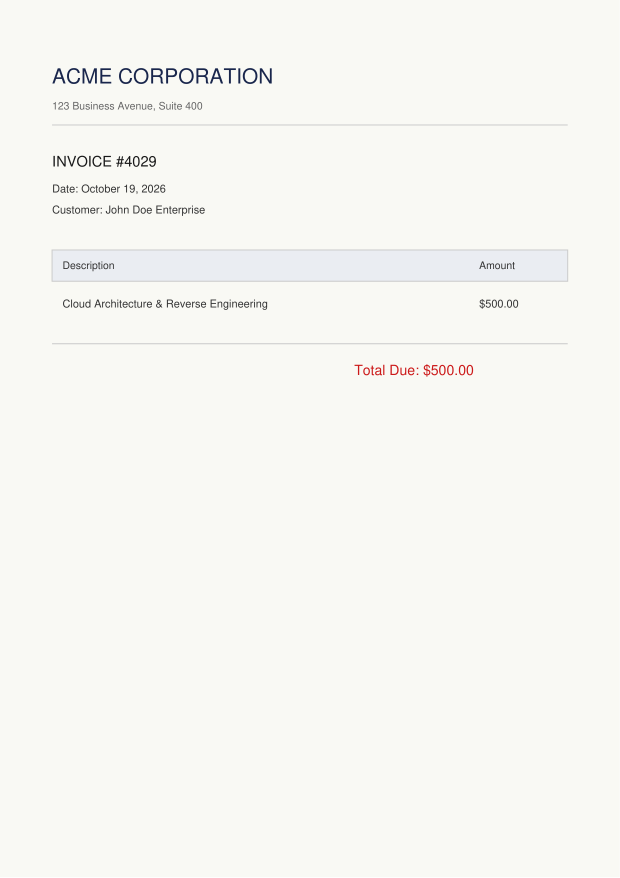
#> input picture sample_invoice.png, 1240 x 1755 px (shown at 1/2 size)
$ python -i watermark_engine.py   (imports and definitions only)
#> lines starting #> are read from the running program, lines starting #| are printed output that depends on the picture; after the words box and inside, x2 and y2 are one past the last pixel; in counts of white or black regions, pixels touching at a corner belong together
#> further down, picture is the input picture: PIL image 1240x1755 RGB; mean R, G, B 247.2, 247.2, 242.6
"""
Universal Watermark & Document Sanitizer Engine.
Designed to pair with Ghost PDF Studio (pdf_engine).

Capabilities:
1. PDF Universal Watermark Purge:
   - Stream-level marked content excision (/CPDFSTAMP, /Artifact, /Watermark).
   - Form XObject & /SMask dissection and stream unlinking.
   - Vector drawing path scrubbing (Bézier curves, transparent diagonal banners).
   - Low-contrast / faint-opacity background text neutralization.
   - Scanned page raster watermark filtering (color/gray bleach & paper flat-fielding).
   - OCG layer & annotation stamp stripping.
   - Tracking metadata clearing.
2. Microsoft Office Document Sanitization:
   - DOCX: WordArt VML shapes, PowerPlusWatermarkObject, and DrawingML watermarks.
   - PPTX: Master slide & layout watermark shapes.
   - XLSX: Worksheet background picture watermarks.
3. Physical Paper Tracking Dot Neutralizer:
   - Erases Machine Identification Codes (MIC / Yellow laser printer tracking dots).
4. Digital Steganography Disruptor:
   - 2D FFT phase dithering & LSB payload clearing.
5. Content-Aware Texture Inpainting:
   - Harmonic Laplacian diffusion for visible stamps, logos, and overlays.
6. Unified Auto-Routing Controller:
   - Automatically sanitizes PDF, DOCX, PPTX, XLSX, and standalone images.
"""

import os
import sys
import re
import math
import argparse
import json
import io
import zipfile
from typing import Union, List, Tuple, Dict, Any, Optional

import numpy as np
from PIL import Image, ImageFilter, ImageOps
import pymupdf

# Common academic & document watermark text tokens
DEFAULT_WATERMARK_KEYWORDS = [
    "confidential", "draft", "sample", "watermark", "preview",
    "do not copy", "proprietary", "copyright", "strictly private",
    "internal use only", "for evaluation only", "downloaded from",
    "arxiv:", "ieeexplore", "researchgate", "springer", "sciencedirect",
    "getmyuni", "studocu", "coursehero", "chegg", "scribd"
]


class PaperSanitizer:
    """
    Physical document and scan sanitization.
    Specializes in neutralizing Machine Identification Codes (MIC / Yellow laser printer tracking dots),
    flattening uneven scanner shadows / paper tints, and bleaching scanned raster watermarks.
    """

    # [121 lines left out: functions remove_printer_tracking_dots, flatten_scanner_background, bleach_scanned_watermarks, not called in this run]


class SteganographySanitizer:
    """
    Neutralizes invisible digital watermarks and steganographic payloads.
    Targets frequency-domain markers (SynthID, RivaGAN, DWT/DCT spread-spectrum)
    and spatial payloads (LSB steganography) with zero visible loss of fidelity.
    """

    # [58 lines left out: functions neutralize_frequency_watermarks, clear_lsb_payload, not called in this run]


class ExemplarPatchInpainter:
    """
    Advanced Content-Aware Inpainter with Texture-Aware Exemplar Synthesis.
    Combines global harmonic diffusion (which solves global illumination and gradient matching)
    with exemplar micro-texture synthesis from surrounding unmasked boundary neighborhoods,
    preventing plastic blur on textured surfaces (fabrics, paper grain, wood, grass).
    """

    # [60 lines left out: function inpaint, not called in this run]


class InpaintingSanitizer:
    """
    Content-Aware Inpainting for visible stamps, logos, and overlays.
    Wraps ExemplarPatchInpainter for backwards compatibility.
    """

    @staticmethod
    def inpaint(image: Image.Image, mask: np.ndarray, iterations: int = 15) -> Image.Image:
        return ExemplarPatchInpainter.inpaint(image, mask, iterations=iterations)


class AutoWatermarkDetector:
    """
    Zero-Click Automated Watermark Detector for Single Images.
    Detects watermark regions without requiring user coordinates:
    1. Corner watermark badges, timestamps, and app logos (e.g. TikTok, Shot on OnePlus).
    2. Stock photo diagonal lattices and repeating watermark grids (Shutterstock, Getty, iStock).
    3. High-contrast / high-frequency text overlays.
    """

    @staticmethod
    def detect_corner_watermarks(image: Image.Image, margin_pct: float = 0.35) -> np.ndarray:
        """
        Scans all 4 image corners for localized logos, timestamps, and copyright stamps.
        Differentiates between thin text/logo character strokes (e.g. download.jfif)
        and solid opaque badge overlays (e.g. YouTube banner, date plaque).
        Returns a binary mask (uint8: 0 or 255) of detected corner watermarks.
        """
#> called with margin_pct = 0.35
        img_gray = image.convert("L")
        w, h = image.size
#> w = 1240; h = 1755
        arr_gray = np.array(img_gray, dtype=np.float32)
        mask = np.zeros((h, w), dtype=np.uint8)

        mw = int(w * margin_pct)
#> mw = 434
        mh = int(h * margin_pct)
#> mh = 614

        corners = [
            (0, 0, mw, mh),                 # Top-left
            (w - mw, 0, w, mh),             # Top-right
            (0, h - mh, mw, h),             # Bottom-left
            (w - mw, h - mh, w, h),         # Bottom-right (most common)
        ]

        # Saturation map to isolate neutral/achromatic watermark stamps from colorful photo textures
        if image.mode in ('RGB', 'RGBA'):
            im_rgb = np.array(image.convert('RGB'), dtype=np.float32)
            max_c = np.max(im_rgb, axis=2)
            min_c = np.min(im_rgb, axis=2)
            sat = np.where(max_c > 0, (max_c - min_c) / (max_c + 1e-5), 0.0)
        else:
            sat = np.zeros((h, w), dtype=np.float32)

        # Morphological Top-Hat for thin character strokes (logos, copyright, text)
        opened = img_gray.filter(ImageFilter.MinFilter(3)).filter(ImageFilter.MaxFilter(3))
        wth = arr_gray - np.array(opened, dtype=np.float32)

        closed = img_gray.filter(ImageFilter.MaxFilter(3)).filter(ImageFilter.MinFilter(3))
        bth = np.array(closed, dtype=np.float32) - arr_gray

        # Morphological gradient for solid badge / banner detection
        dilated = np.array(img_gray.filter(ImageFilter.MaxFilter(5)), dtype=np.float32)
        eroded = np.array(img_gray.filter(ImageFilter.MinFilter(5)), dtype=np.float32)
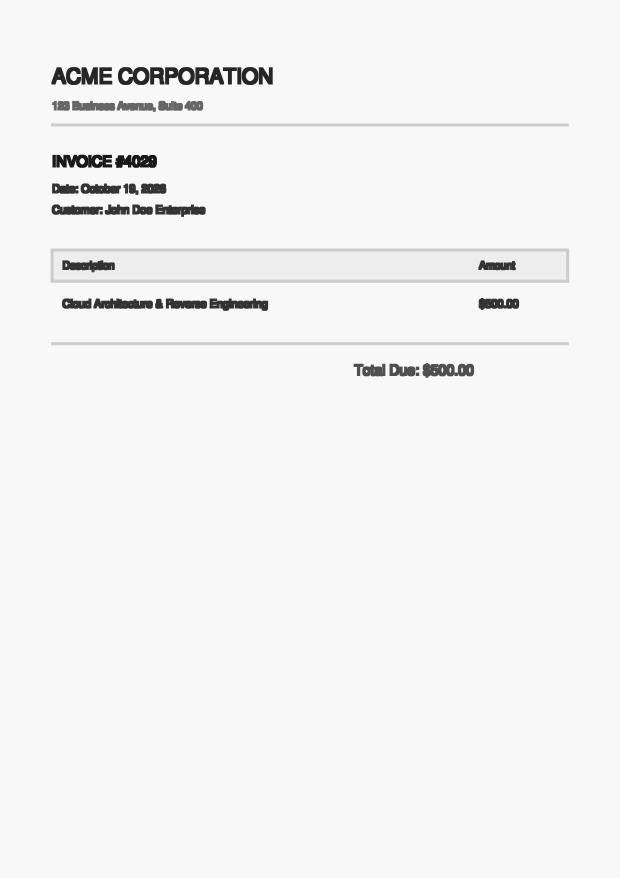
#> eroded: shape (1755, 1240) float32 (shown at 1/2 size); min 25, max 248, mean 243.5
        morph_grad = dilated - eroded
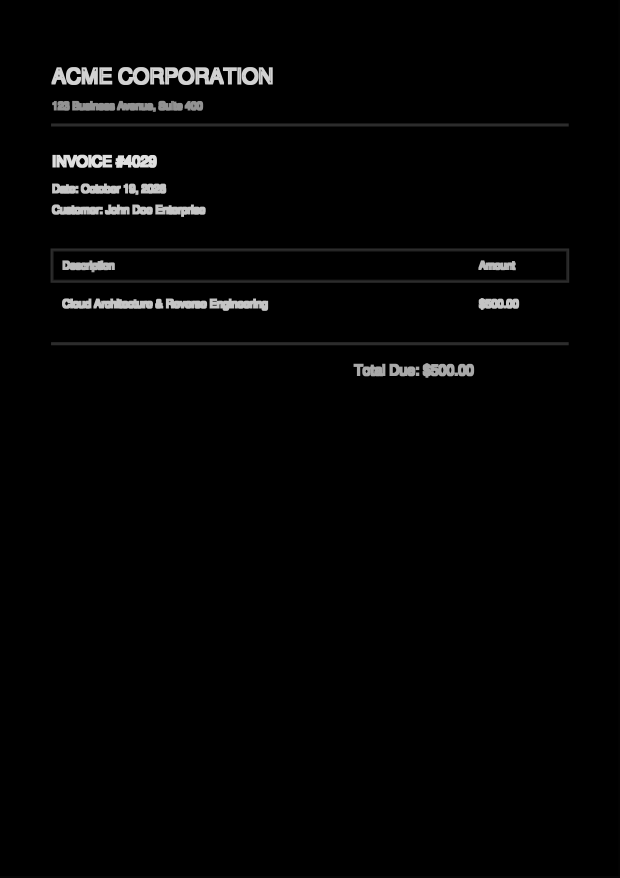
#> morph_grad: shape (1755, 1240) float32 (shown at 1/2 size); min 0, max 223, mean 4.2
        global_mean_grad = float(np.mean(morph_grad))
#> global_mean_grad = 4.19

        min_strokes = max(60, int(w * h * 0.0015))
#> min_strokes = 3264

        for x0, y0, x1, y1 in corners:
            c_wth = wth[y0:y1, x0:x1]
            c_bth = bth[y0:y1, x0:x1]
            c_gray = arr_gray[y0:y1, x0:x1]
            c_sat = sat[y0:y1, x0:x1]

            # 1. Stroke watermark detection (bright or dark neutral text/logo strokes)
            bright_strokes = (c_wth > 28.0) & (c_gray > 160.0) & (c_sat < 0.28)
            dark_strokes = (c_bth > 28.0) & (c_gray < 90.0) & (c_sat < 0.28)
            c_strokes = bright_strokes | dark_strokes

            stroke_count = int(np.sum(c_strokes))
            if stroke_count >= min_strokes and stroke_count < (mw * mh * 0.40):
                cand_img = Image.fromarray((c_strokes * 255).astype(np.uint8))
                dilated_strokes = np.array(cand_img.filter(ImageFilter.MaxFilter(5)))
                mask[y0:y1, x0:x1] = np.maximum(mask[y0:y1, x0:x1], dilated_strokes)
                continue

            # 2. Solid badge watermark detection (e.g. solid opaque rectangle/banner)
            c_grad = morph_grad[y0:y1, x0:x1]
            threshold = max(24.0, global_mean_grad * 1.5)
            c_mask = c_grad > threshold
            if np.sum(c_mask) >= 15:
                ys, xs = np.where(c_mask)
                cy0, cy1 = int(np.min(ys)), int(np.max(ys))
                cx0, cx1 = int(np.min(xs)), int(np.max(xs))
                cluster_w = cx1 - cx0
                cluster_h = cy1 - cy0
                if cluster_w > 8 and cluster_h > 8 and (cluster_w * cluster_h) < (w * h * 0.25):
                    pad_in = min(3, cluster_w // 4, cluster_h // 4)
                    badge_interior = c_gray[cy0 + pad_in : cy1 - pad_in + 1, cx0 + pad_in : cx1 - pad_in + 1]
                    if badge_interior.size > 0 and np.std(badge_interior) < 22.0:
                        pad = 3
                        by0 = max(0, y0 + cy0 - pad)
                        by1 = min(h, y0 + cy1 + pad + 1)
                        bx0 = max(0, x0 + cx0 - pad)
                        bx1 = min(w, x0 + cx1 + pad + 1)
                        mask[by0:by1, bx0:bx1] = 255
#> this loop made 4 passes
#> (stroke_count, cy0, cy1, cx0, cx1, cluster_w, cluster_h, pad_in) on pass 2: (694, 247, 613, 0, 331, 331, 366, 3)
#> stroke_count on passes 1, 3, 4: 5690, 0, 0
#> pass 1, in detect_corner_watermarks, `c_wth = wth[y0:y1, x0:x1]`:
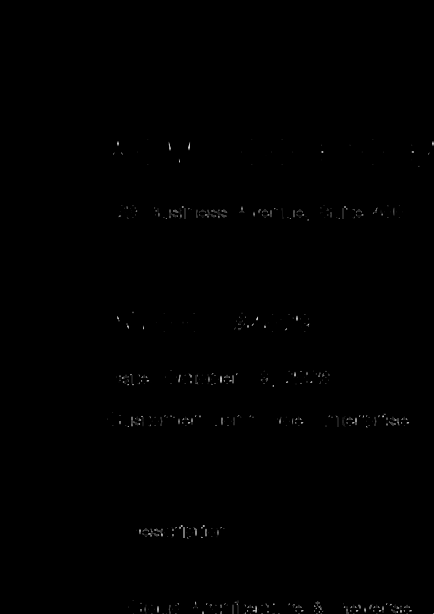
#> c_wth: shape (614, 434) float32; min 0, max 217, mean 0.6
#> pass 1, in detect_corner_watermarks, `c_bth = bth[y0:y1, x0:x1]`:
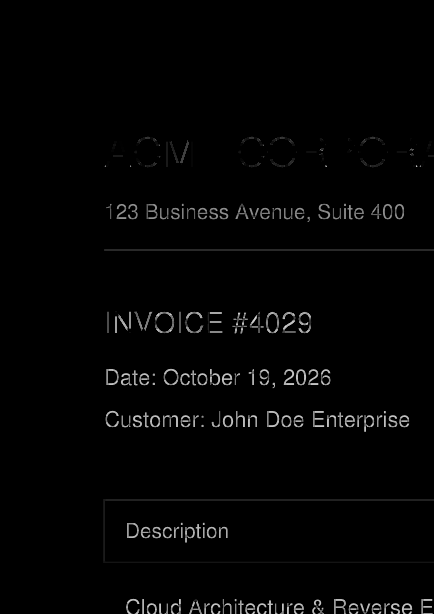
#> c_bth: shape (614, 434) float32; min 0, max 219, mean 3.8
#> pass 1, in detect_corner_watermarks, `c_gray = arr_gray[y0:y1, x0:x1]`:
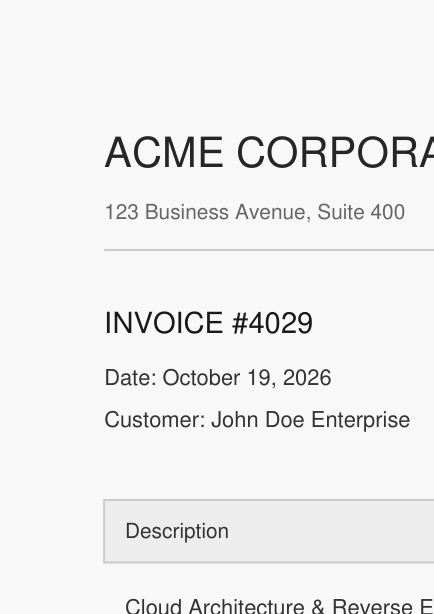
#> c_gray: shape (614, 434) float32; min 25, max 248, mean 239.4
#> pass 1, in detect_corner_watermarks, `c_sat = sat[y0:y1, x0:x1]`:
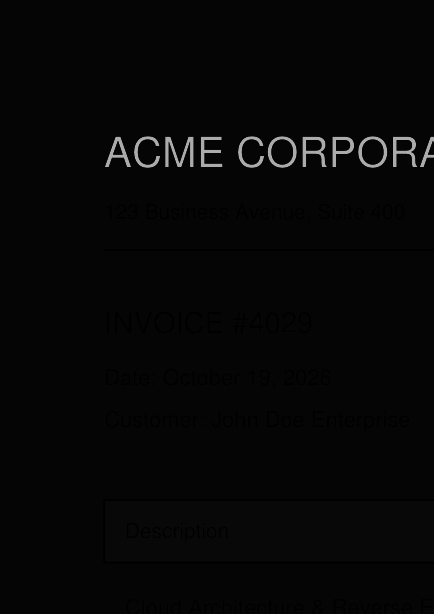
#> c_sat: shape (614, 434) float32; min 0, max 0.671, mean 0.0274
#> after the loop: c_mask: shape (614, 434) bool; every value is 0
#> after the loop:
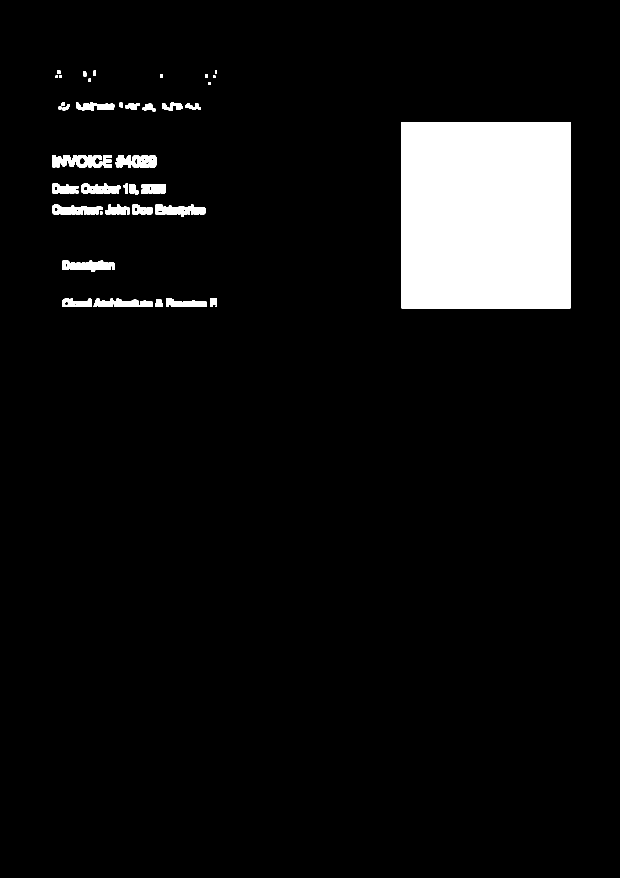
#> mask: shape (1755, 1240) (shown at 1/2 size); 6.7% white; 43 white regions (1 under 20 px), largest, box (x1, y1, x2, y2) and area: (803, 244, 1141, 617) 126074, (231, 310, 313, 335) 1671, (125, 521, 229, 544) 1604

        return mask

    # [69 lines left out: functions detect_stock_grid_watermarks, detect_watermark_mask, not called in this run]


class BatchImageAlphaInverter:
    """
    Google Research-inspired batch image matting and exact linear alpha inversion.
    When multiple images (e.g. stock previews, catalog photos, screenshots)
    share the same watermark at the same position and opacity:

    Solves:
      I_k(x,y) = alpha(x,y) * W(x,y) + (1 - alpha(x,y)) * B_k(x,y)
    yielding:
      B_k(x,y) = clip( (I_k(x,y) - alpha(x,y) * W(x,y)) / (1.0 - alpha(x,y)), 0, 255 )

    Delivers 100% sharp texture recovery with 0% blur.
    """

    # [60 lines left out: function invert_batch, not called in this run]


class OfficeSanitizer:
    """
    Sanitizes Microsoft Office documents (DOCX, PPTX, XLSX) by directly parsing
    and removing watermark objects, WordArt shapes, background pictures, and tracking XMLs
    from the OpenXML zip archives.
    """

    # [132 lines left out: functions sanitize_docx, sanitize_pptx, sanitize_xlsx, not called in this run]


# [128 lines that did not run here, left out]


class ChrominanceDeltaSanitizer:
    """
    Separates chrominance (color saturation) from luminance to neutralize colored document stamps
    (red 'COPY', blue seal, purple approval stamp) over monochrome text.
    Protects underlying or overlapping text strokes from being erased.
    """

    # [34 lines left out: function neutralize_color_stamps, not called in this run]


class MultiPageAlphaInverter:
    """
    Google Research-inspired multi-page watermark extraction & exact alpha inversion.
    Exploits the repetition vulnerability: watermarks in documents and scanned books
    repeat at identical coordinates and opacity across multiple pages, while the underlying text changes.

    Solves:
      I_k(x,y) = alpha(x,y) * W(x,y) + (1 - alpha(x,y)) * B_k(x,y)
    yielding:
      B_k(x,y) = clip( PaperColor + (I_k(x,y) - I_bg(x,y)) / (1.0 - alpha(x,y)), 0, 255 )
    providing 100% sharp text recovery without blurring or AI hallucination artifacts.
    """

    # [54 lines left out: function invert_scanned_pages, not called in this run]


class PDFWatermarkSanitizer:
    """
    Universal PDF Structural, Vector, and Visual Watermark Remover.
    Handles:
    - Syntax-level marked-content excision (/CPDFSTAMP, /Artifact, /Watermark).
    - Header discriminator: preserves legitimate document headers while stripping tracking hashes.
    - Document-wide and page-level Form XObject unlinking & clearing.
    - Enfocus PitStop-inspired structural preflight rotation matrix and pattern slicing.
    - Google Research-inspired multi-page exact alpha inversion for scanned pages.
    - Chrominance separation for colored stamps.
    - Vector drawing watermark path scrubbing (Bézier curves, transparent banners).
    - Low-contrast faint text detection and excision.
    - Scanned page raster watermark filtering and scanner flattening.
    - OCG layer deactivation and annotation stamp removal.
    - Tracking metadata purging.
    """

    def __init__(self, keywords: Optional[List[str]] = None):
        self.keywords = [k.lower() for k in (keywords or DEFAULT_WATERMARK_KEYWORDS)]

    # [456 lines left out: functions is_watermark_marked_content, sanitize_pdf_document, not called in this run]


class UniversalSanitizer:
    """
    Unified Front Controller:
    Detects file types (PDF, DOCX, PPTX, XLSX, PNG, JPG, WEBP, TIFF, BMP)
    and orchestrates structural, optical, and steganographic sanitization pipelines.
    """

    # [268 lines left out: functions sanitize_bytes, sanitize_image_batch, process_file, main, not called in this run]


# [2 lines not run here, left out]

>>> from PIL import Image
>>> picture = Image.open('sample_invoice.png')
>>> result = AutoWatermarkDetector().detect_corner_watermarks(picture)
